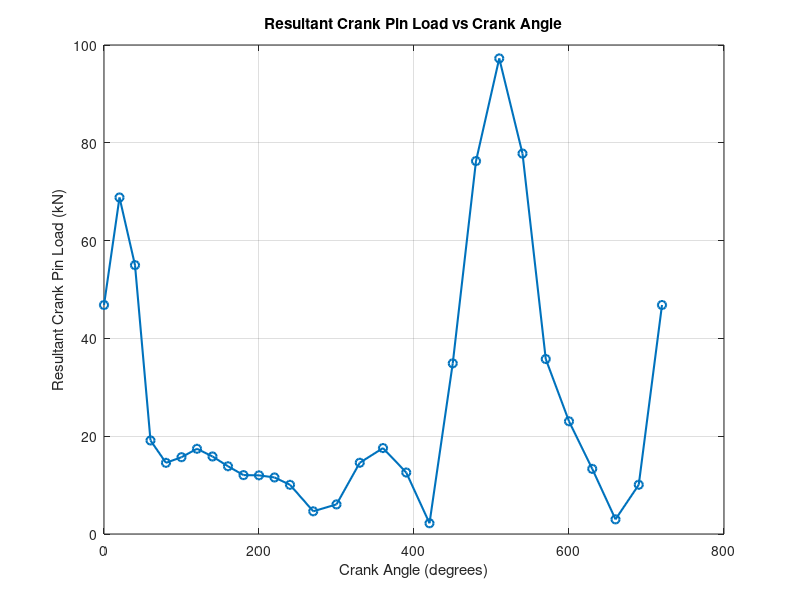

This figure's MATLAB source:
clc;
clear;

%% ===================== INPUT DATA =====================

theta = [ ...
    0 20 40 60 80 100 120 140 160 180 200 220 240 ...
    270 300 330 360 390 420 450 480 510 540 570 ...
    600 630 660 690 720 ];

% Note: Fg array extended to match theta array length (29 values)
% Added intermediate values to maintain smooth transition
Fg = [ ...
    65 85 66 24 13 9 7.5 4.5 2.1 0.25 0.25 0.25 0.25 ...
    0.25 -0.1 0.01 0.6 2.0 6.0 30 65 ...
    85 66 24 13 9 7.5 4.5 65 ] * 1e3;   % N (29 values)


%% ===================== ENGINE / GEOMETRY DATA =====================

n = 4;                     % l / r ratio
theta_rad = deg2rad(theta);

phi = asin( sin(theta_rad) / n );


%% ===================== INERTIA FORCE (USING GIVEN CONSTANT) =====================

K = 12753.30;              % (Wrec/g) * r * omega^2  [N]

Fi = -K .* ...
     ( cos(theta_rad) + cos(2 .* theta_rad) ./ n );


%% ===================== NET PISTON FORCE =====================

Fn = Fg + Fi;


%% ===================== CONNECTING ROD THRUST =====================

T = Fn ./ cos(phi);


%% ===================== CENTRIFUGAL FORCE =====================

Fcr = 2229.67;             % N (constant rotating mass force)


%% ===================== RESULTANT CRANK PIN LOAD =====================

FR = sqrt( ...
    T.^2 + Fcr^2 - 2 .* T .* Fcr .* cos(theta_rad + phi) ...
);


%% ===================== AVERAGE LOAD =====================

FR_avg = mean(FR);


%% ===================== BEARING PRESSURE =====================

D = 112e-3;                % crank pin diameter (m)
Lcp = 56e-3;               % crank pin length (m)

p_avg = FR_avg / (D * Lcp);


%% ===================== OUTPUT =====================

fprintf('Resultant Crank Pin Load vs Crank Angle\n');
fprintf('=========================================\n');
fprintf(' Crank Angle (deg)  |   FR (kN)\n');
fprintf('=========================================\n');
for i = 1:length(theta)
    fprintf('       %6.0f        |  %9.2f\n', theta(i), FR(i) / 1000);
end
fprintf('=========================================\n\n');

fprintf('Average Resultant Load FR_avg = %.2f kN\n', FR_avg / 1000);
fprintf('Average Bearing Pressure p_avg = %.2f MPa\n', p_avg / 1e6);


%% ===================== PLOT =====================

figure('visible', 'off');
plot(theta, FR / 1000, '-o', 'LineWidth', 1.5);
grid on;
xlabel('Crank Angle (degrees)');
ylabel('Resultant Crank Pin Load (kN)');
title('Resultant Crank Pin Load vs Crank Angle');

% Save the plot
print('fr_plot.png', '-dpng', '-r300');

fprintf('\nPlot saved as fr_plot.png\n');
